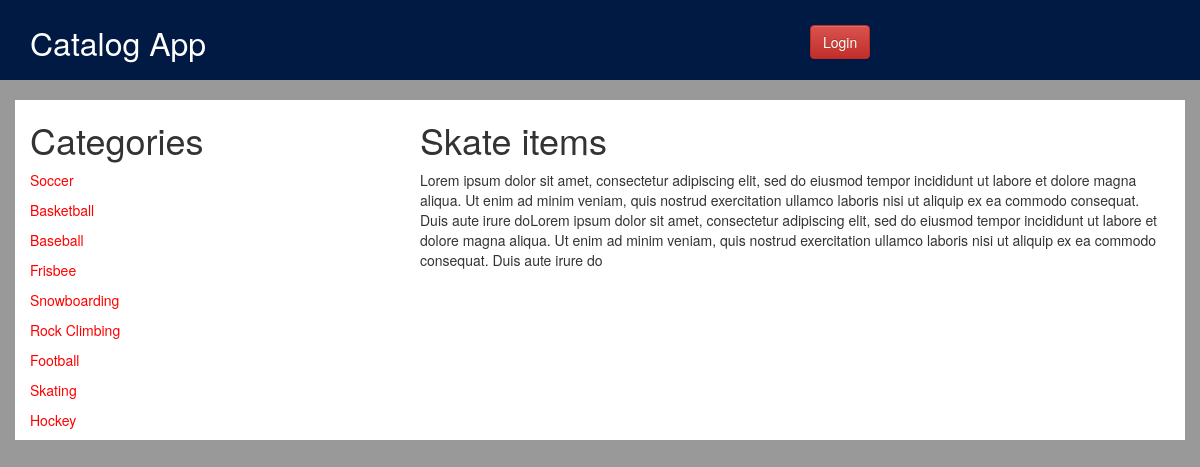
Page /catalog/Skating/Skate on the committed database.
### database_setup.py (models this page shows, shortened)
class Category(Base):
    __tablename__ = 'category'
    id = Column(Integer, primary_key=True)
    name = Column(String(250), nullable=False)

class Item(Base):
    __tablename__ = 'item'
    id = Column(Integer, primary_key=True)
    name = Column(String(250), nullable=False)
    description = Column(Text, nullable=True)
    category_id = Column(Integer, ForeignKey('category.id'))
    category = relationship(Category)
    user_id = Column(Integer, ForeignKey('user.id'))
    user = relationship(User)
    created_date = Column(DateTime, default=datetime.datetime.now)

### application.py (the view)
@app.route('/catalog/<string:category_name>/<string:item_name>')
def showItem(category_name, item_name):
    categories = session.query(Category).all()
    category = session.query(Category).filter_by(name=category_name).one()
    item = session.query(Item).filter_by(name=item_name, category_id=category.id).one()
    creator = getUserInfo(item.user_id)
    return render_template('item.html', category=category, categories=categories, item=item, creator=creator)

### application.py (called while the page is built)
def getUserInfo(user_id):
    user = session.query(User).filter_by(id=user_id).one()
    return user

### templates/item.html (shortened to what this page needs)
{% extends "main.html" %}
{% block content %}
<div class="container items">
    <div class="row">
        <div class="col-xs-4">
            <h1>Categories</h1>
            {% for category in categories %}
                <p><a href="{{ url_for('showItems', category_name=category.name) }}">{{ category.name }}</a></p>
            {% endfor %}
        </div>
        <div class="col-xs-8">
            <h1>{{ item.name }} items</h1>
            <p>{{ item.description }}</p>
        </div>
    </div>
</div>
{% endblock %}

### static/css/style.css (style rules this page uses)
body { background-color: #999999; }
.items { background-color: #ffffff; }
a { color: red; }

### rows in the picture
Category: name "Soccer"
Category: name "Basketball"
Category: name "Baseball"
Category: name "Frisbee"
Category: name "Snowboarding"
Category: name "Rock Climbing"
Category: name "Football"
Category: name "Skating"
Category: name "Hockey"
Item: name "Skate", description "Lorem ipsum dolor sit amet, consectetur adipiscing elit, sed do eiusmod tempor incididunt ut labore et dolore magna aliqua. Ut enim ad minim veniam, quis nostrud exercitation ullamco laboris nisi ut aliquip ex ea commodo consequat. Duis aute irure doLorem ipsum dolor sit amet, consectetur adipiscing elit, sed do eiusmod tempor incididunt ut labore et dolore magna aliqua. Ut enim ad minim veniam, quis nostrud exercitation ullamco laboris nisi ut aliquip ex ea commodo consequat. Duis aute irure do"
